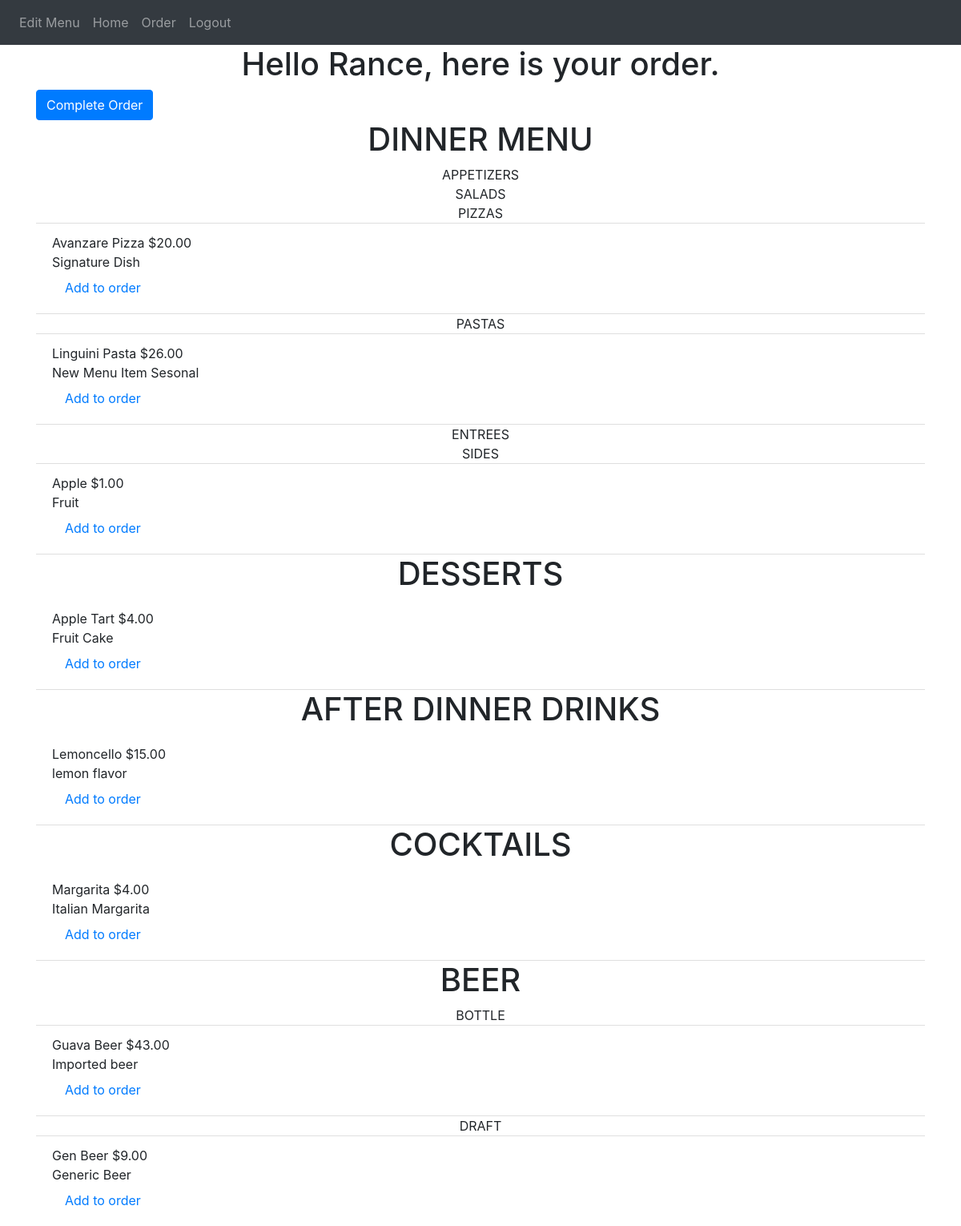
/order (signed in), run on the app's committed database.
### avanzareApp/models.py (models this page shows)
class User(db.Model, UserMixin):
    id = db.Column(db.Integer, primary_key=True)
    email = db.Column(db.String(150), unique=True)
    password = db.Column(db.String(150))
    first_name = db.Column(db.String(150))
    notes = db.relationship('Note')
    items = db.relationship('Menu')
    orders = db.relationship('Order')

class Menu(db.Model):
    id = db.Column(db.Integer, primary_key=True)
    name = db.Column(db.String(150), unique=True)
    price = db.Column(db.String(150))
    description = db.Column(db.String(10000))
    menu_type = db.Column(db.String(150))
    date = db.Column(db.DateTime(timezone=True), default=func.now())
    user_id = db.Column(db.Integer, db.ForeignKey('user.id'))

### avanzareApp/views.py (the view)
@views.route('/order', methods=['GET', 'POST'])
@login_required
def order():
    print("next Order??????????")
    new_order = Order(user_id=current_user.id)
    db.session.add(new_order)
    db.session.commit()
    print(new_order.id)
    user = User.query.filter(User.email == 'headChef@gmail.com').first()
    items = Menu.query.filter_by(user_id=user.id).order_by(Menu.name).all()
    return render_template("order.html", items=items, new_order=new_order, user=current_user)

### avanzareApp/__init__.py (called while the page is built)
def create_app():
    app = Flask(__name__)
    app.config['SECRET KEY'] = 'iudsdbciud ccdoi'
    app.config['SQLALCHEMY_DATABASE_URI'] = f'sqlite:///{DB_NAME}'
    db.init_app(app)
    from .views import views
    from .auth import auth
    app.register_blueprint(views, url_prefix='/')
    app.register_blueprint(auth, url_prefix='/')
    from .models import User, Note
    with app.app_context():
        db.create_all()
    login_manager = LoginManager()
    login_manager.login_view = 'auth.start_page'
    login_manager.init_app(app)
    @login_manager.user_loader
    def load_user(id):
        return User.query.get(int(id))
    return app

### avanzareApp/templates/order.html (shortened to what this page needs)
{% extends "base.html" %} {% block title %}Home{% endblock %}
{% block content %}
    <h1 align="center"> Hello {{ user.first_name }}, here is your order. </h1>
<form method="POST">
    <button type="submit" class="btn btn-primary">Complete Order</button>
</form>
    <h1 align="center"> DINNER MENU </h1>
        <ul class="list-group list-group-flush" id="items">
            {% set DINNER_sub_menus = ["APPETIZERS", "SALADS", "SIDES"] %}
            {% set print_once = 1 %}
            {% for menu in ["APPETIZERS", "SALADS", "PIZZAS", "PASTAS", "ENTREES", "SIDES"] %}
                {% if print_once == 1 %}
                    <div align="center">{{ menu }}</div>
                    {% set print_once = 0 %}
                {% endif %}
              {% for item in items %}
                    {% if item.menu_type == menu %}
                      <li class="list-group-item">
                          {{ item.name }}
                          {% set tmp = "$" + (item.price | string) %}
                          {{ tmp }}
                          <br />
                          {{ item.description }}
                            <br />
                          <a class="nav-item nav-link" href="{{ url_for('views.add_to_order', item_id=item.id, order_id=new_order.id) }}">Add to order</a>
                      </li>
                    {% endif %}
              {% endfor %}
            {% set print_once = 1 %}
            {% endfor %}
        </ul>
<h1 align="center"> DESSERTS </h1>
        <ul class="list-group list-group-flush">
          {% for item in items %}
                {% if item.menu_type == "DESSERT MENU" %}
                  <li class="list-group-item">
                      {{ item.name }}
                      {% set tmp = "$" + (item.price | string) %}
                      {{ tmp }}
                      <br />
                      {{ item.description }}
                      <br />
                        <a class="nav-item nav-link" href="{{ url_for('views.add_to_order', item_id=item.id, order_id=new_order.id) }}">Add to order</a>
                  </li>
                {% endif %}
          {% endfor %}
        </ul>
<h1 align="center"> AFTER DINNER DRINKS </h1>
        <ul class="list-group list-group-flush">
          {% for item in items %}
                {% if item.menu_type == "AFTER DINNER DRINKS" %}
                  <li class="list-group-item">
                      {{ item.name }}
                      {% set tmp = "$" + (item.price | string) %}
                      {{ tmp }}
                      <br />
                      {{ item.description }}
                      <br />
                        <a class="nav-item nav-link" href="{{ url_for('views.add_to_order', item_id=item.id, order_id=new_order.id) }}">Add to order</a>
                  </li>
                {% endif %}
          {% endfor %}
        </ul>
<h1 align="center"> COCKTAILS </h1>
        <ul class="list-group list-group-flush">
          {% for item in items %}
                {% if item.menu_type == "COCKTAILS" %}
                  <li class="list-group-item">
                      {{ item.name }}
                      {% set tmp = "$" + (item.price | string) %}
                      {{ tmp }}
                      <br />
                      {{ item.description }}
                      <br />
                        <a class="nav-item nav-link" href="{{ url_for('views.add_to_order', item_id=item.id, order_id=new_order.id) }}">Add to order</a>
                  </li>
                {% endif %}
          {% endfor %}
        </ul>
<h1 align="center"> BEER </h1>
        <ul class="list-group list-group-flush" >
            {% set BEER_sub_menus = ["BOTTLE", "DRAFT"] %}
            {% set print_once = 1 %}
            {% for menu in BEER_sub_menus %}
                {% if print_once == 1 %}
                    <div align="center">{{ menu }}</div>
                    {% set print_once = 0 %}
                {% endif %}
              {% for item in items %}
                    {% if item.menu_type == menu %}
                      <li class="list-group-item">
                          {{ item.name }}
                          {% set tmp = "$" + (item.price | string) %}
                          {{ tmp }}
                          <br />
                          {{ item.description }}
                          <br />
                            <a class="nav-item nav-link" href="{{ url_for('views.add_to_order', item_id=item.id, order_id=new_order.id) }}">Add to order</a>
                      </li>
                    {% endif %}
              {% endfor %}
            {% set print_once = 1 %}
            {% endfor %}
            </ul>
{% endblock %}

### data on the page
User: first_name "Rance"
Menu: name "Avanzare Pizza", tmp "$20.00", description "Signature Dish"
Menu: name "Linguini Pasta", tmp "$26.00", description "New Menu Item Sesonal"
Menu: name "Apple", user "$1.00", description "Fruit"
Menu: name "Apple Tart", tmp "$4.00", description "Fruit Cake"
Menu: name "Lemoncello", tmp "$15.00", description "lemon flavor"
Menu: name "Margarita", tmp "$4.00", description "Italian Margarita"
Menu: name "Guava Beer", tmp "$43.00", description "Imported beer"
Menu: name "Gen Beer", tmp "$9.00", description "Generic Beer"

### other printed values
{{ menu }} "APPETIZERS" "SALADS" "PIZZAS" "PASTAS" "ENTREES" "SIDES"
{{ menu }} "BOTTLE" "DRAFT"
